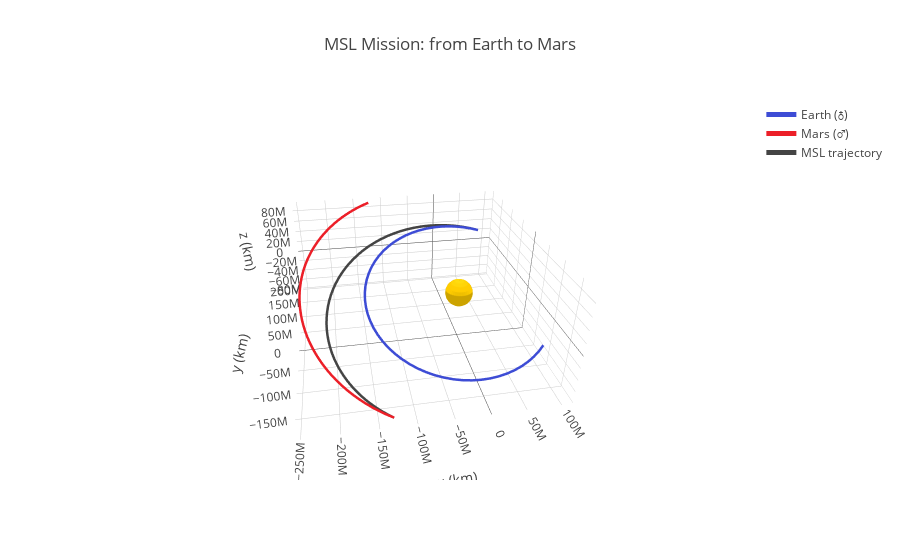

Notebook source saved alongside this figure:
### Code cell
# I like color
color_earth0 = '#3d4cd5'
color_earthf = '#525fd5'
color_mars0 = '#ec3941'
color_marsf = '#ec1f28'
color_sun = '#ffcc00'
color_orbit = '#888888'
color_trans = '#444444'

frame = OrbitPlotter3D()

frame.set_attractor(Sun)

frame.plot_trajectory(rr_earth, label=Earth, color=color_earth0)
frame.plot_trajectory(rr_mars, label=Mars, color=color_marsf)

frame.plot_trajectory(ss0_trans.sample(times_vector)[-1], label="MSL trajectory", color=color_trans)

frame.set_view(30 * u.deg, 260 * u.deg, distance=3 * u.km)
frame.show(title="MSL Mission: from Earth to Mars")
